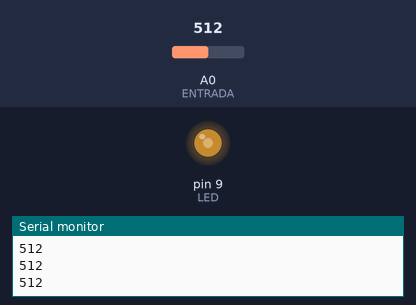
This sketch was run on a simulated Arduino Uno, built with avr-gcc and run on an emulated ATmega328P. Shown: output pins drawn as LEDs (lit = HIGH), the last lines printed to the serial monitor. The test bench sets the inputs (shaded band); at power-on: A0 (ENTRADA) = 512.

Above: at 1.2 s.
1.3 s: A0 (ENTRADA) set to 716
At 1.6 s:
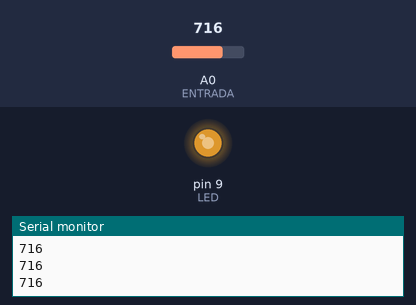
2.8 s: A0 (ENTRADA) set to 900
At 4.0 s:
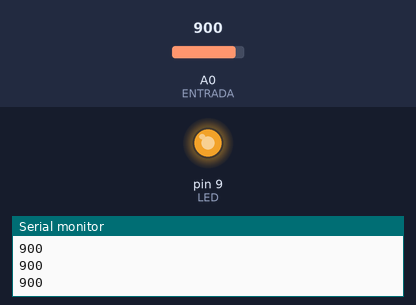
4.3 s: A0 (ENTRADA) set to 122
At 5.4 s:
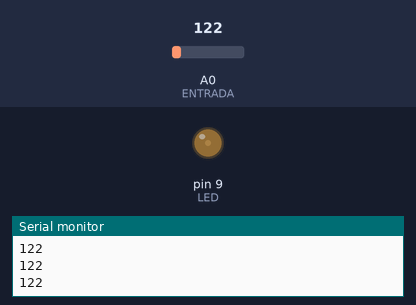
5.8 s: A0 (ENTRADA) set to 0
At 6.7 s:
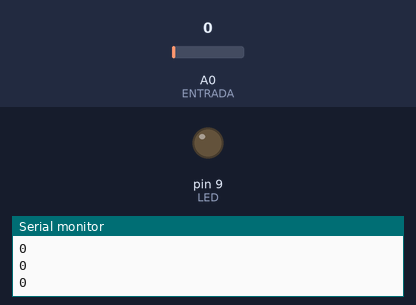
Timing chart, 0 to 8.3 s (numbered marks = the images above; inputs shaded):
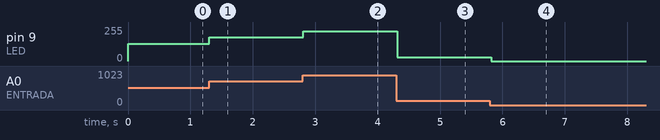

Measured:
- after the input at 1.3 s, pin 9 (LED): 128/255 → 179/255 at once
- after the input at 2.8 s, pin 9 (LED): 179/255 → 225/255 at once
- after the input at 4.3 s, pin 9 (LED): 225/255 → 30/255 at once
- after the input at 5.8 s, pin 9 (LED): 30/255 → 0/255 at once

The sketch:

controlando_brilho_led.ino
```cpp
// definindo ENTRADA com o valor 8
#define ENTRADA A0
#define LED     9

void setup() {
  // configurando a porta como entrada
  pinMode(ENTRADA, INPUT);
  pinMode(LED, OUTPUT);
  // iniciando a comunicação serial
  Serial.begin(9600);
}

void loop() {
  // variavel que armazena o valor recebido pela porta digital
  int valorLido = analogRead(ENTRADA);
  // mostrando na serial valor recebido
  Serial.println(valorLido);
  // alterando brilho do led
  analogWrite(LED, valorLido / 4);
  // aguardar 100 milesegundos
  delay(100);
}
```
